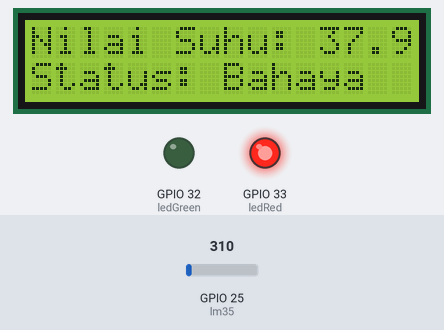
Bench run of a sketch on a simulated ESP32. Shown: 16×2 character LCD, output pins drawn as LEDs (lit = HIGH). The inputs (shaded band) are chosen by the test bench; at power-on: GPIO 25 (lm35) = 310. What the sketch prints to the serial monitor is not drawn.

Above: at 1.2 s.
1.3 s: GPIO 25 (lm35) set to 223
At 3.3 s:
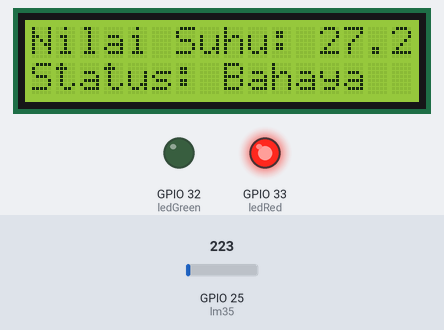
3.6 s: GPIO 25 (lm35) set to 186
At 5.1 s:
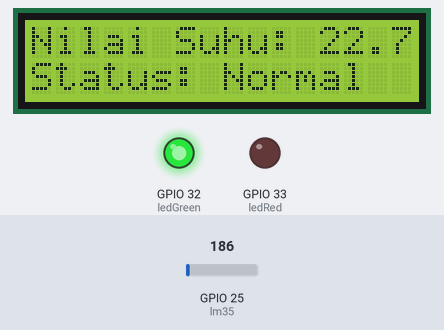
5.7 s: GPIO 25 (lm35) set to 93
At 6.8 s:
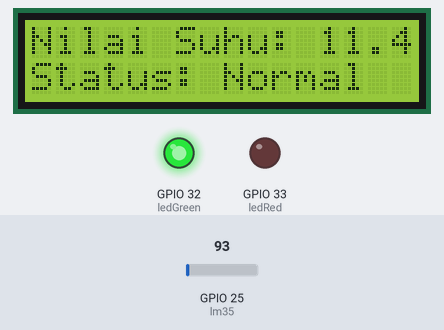
Timing chart, 0 to 8.7 s (numbered marks = the images above; inputs shaded):
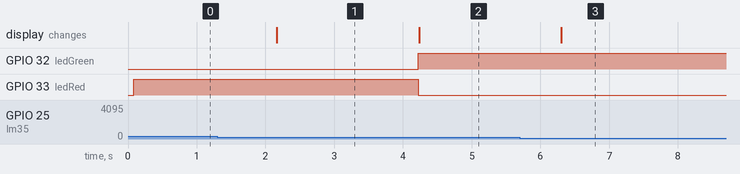

Measured:
- the behaviour switches between 205 and 204 on GPIO 25 (lm35) (found by bisection; images 1 and 2)
- after the input at 1.3 s, the display: changes after 0.87 s (image 1)
- after the input at 3.6 s, GPIO 32 (ledGreen): LOW → HIGH after 0.62 s; GPIO 33 (ledRed): HIGH → LOW after 0.62 s; the display: changes after 0.64 s (image 2)
- after the input at 5.7 s, the display: changes after 0.61 s (image 3)

The sketch:

UAS_2_Mikro.ino
```cpp
#include <LiquidCrystal_I2C.h>

// Pin sensor LM35 dan LED
#define lm35 25
#define ledRed 33
#define ledGreen 32

// Konfigurasi LCD
int lcdColumns = 16;
int lcdRows = 2;
LiquidCrystal_I2C lcd(0x27, lcdColumns, lcdRows);

void setup() {
  // Konfigurasi pin
  pinMode(lm35, INPUT);
  pinMode(ledRed, OUTPUT);
  pinMode(ledGreen, OUTPUT);

  // Serial untuk debugging
  Serial.begin(9600);

  // Inisialisasi LCD
  lcd.init();
  lcd.backlight();
}

void loop() {
  // Membaca nilai analog dari LM35
  float nilaiADC = analogRead(lm35);
  float nilaiDAC = ((nilaiADC / 4095) * 5.0); // Konversi nilai ADC ke tegangan
  float suhuC = nilaiDAC * 100;              // Konversi tegangan ke Celcius

  // Menampilkan suhu di LCD
  lcd.setCursor(0, 0);
  lcd.print("Nilai Suhu: ");
  lcd.print(suhuC, 1);  // Menampilkan suhu dengan 1 angka desimal
  lcd.print(" C   ");

  if (suhuC > 25.0) {
    digitalWrite(ledRed, HIGH);
    digitalWrite(ledGreen, LOW);
    lcd.setCursor(0, 1);
    lcd.print("Status: Bahaya ");

    Serial.println("Status: Bahaya");
    Serial.print("Suhu: ");
    Serial.println(suhuC);
  } else {
    digitalWrite(ledRed, LOW);
    digitalWrite(ledGreen, HIGH);
    lcd.setCursor(0, 1);
    lcd.print("Status: Normal ");

    Serial.println("Status: Normal");
    Serial.print("Suhu: ");
    Serial.println(suhuC);
  }

  delay(1000);
}
```
